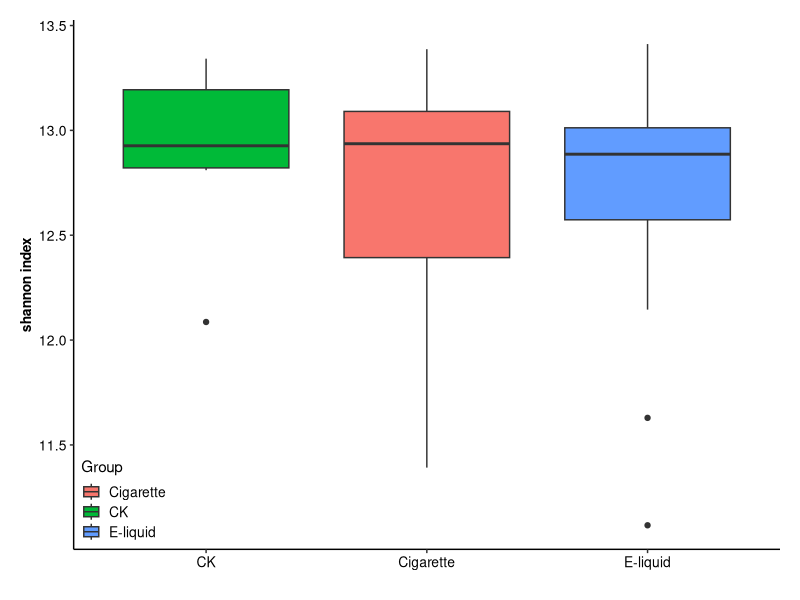

Here is the R script that generated this plot:
library(dplyr)
library(ggplot2)
exp_div = read.table('exp_div.txt', header=T, row.names=1)
ggplot(exp_div, aes(x=factor(exp_div$Group, level=c('CK','Cigarette','E-liquid')), y=exp_div$shannon, fill = Group)) + geom_boxplot() + labs(x="",y="shannon index") + theme(
    axis.text = element_text(colour = 'black', size = 10), # 字号改成 20 放在 PPT 里比较合适
    axis.title = element_text(size = 10, face = 'bold'),
    axis.line = element_line(size=0.5, colour = "black"),
    legend.position = c(0,0),
    legend.justification = c(0,0),
    legend.key = element_blank(),
    legend.text = element_text(size = 10),
    legend.key.width = unit(0.2, 'in'),
    legend.key.height = unit(0.2, 'in'),
    legend.background = element_blank(),
    panel.background = element_blank(),
    plot.margin = unit(c(0.2, 0.2, 0.1, 0.2), 'in'))

#差异检验
ck_sha = filter(exp_div, Group=='CK')$shannon
cig_sha = filter(exp_div, Group=='Cigarette')$shannon
el_sha = filter(exp_div, Group=='E-liquid')$shannon
wilcox.test(ck_sha,cig_sha)$p.value
wilcox.test(ck_sha,el_sha)$p.value
wilcox.test(cig_sha,el_sha)$p.value
